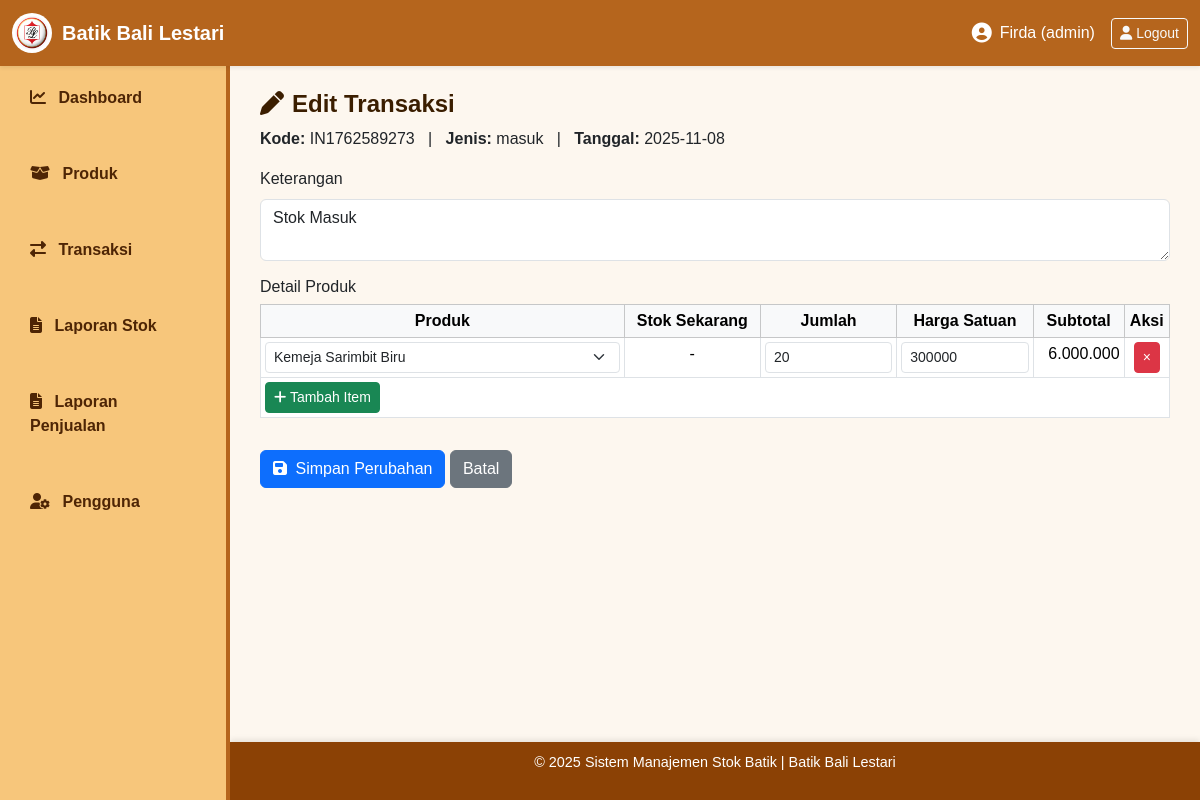
The app's page /views/transaksi/edit_transaksi.php?id=11 (signed in) with its own data.
### tables this page shows
CREATE TABLE `transaksi` (
  `id_transaksi` int(11) NOT NULL,
  `kode_transaksi` varchar(50) NOT NULL,
  `tanggal_transaksi` date NOT NULL,
  `jenis_transaksi` enum('masuk','keluar') NOT NULL,
  `id_user` int(11) DEFAULT NULL,
  `keterangan` text DEFAULT NULL,
  `total_harga` decimal(12,2) DEFAULT 0.00
);

CREATE TABLE `detail_transaksi` (
  `id_detail` int(11) NOT NULL,
  `id_transaksi` int(11) DEFAULT NULL,
  `id_produk` int(11) DEFAULT NULL,
  `jumlah` int(11) NOT NULL,
  `harga_satuan` decimal(12,2) NOT NULL,
  `subtotal` decimal(12,2) GENERATED ALWAYS AS (`jumlah` * `harga_satuan`) STORED
);

CREATE TABLE `produk` (
  `id_produk` int(11) NOT NULL,
  `id_kategori` int(11) DEFAULT NULL,
  `kode_produk` varchar(50) NOT NULL,
  `nama_produk` varchar(100) NOT NULL,
  `jenis_batik` varchar(100) DEFAULT NULL,
  `harga` decimal(12,2) NOT NULL,
  `stok` int(11) DEFAULT 0,
  `lokasi_simpan` varchar(100) DEFAULT NULL,
  `foto_produk` varchar(255) DEFAULT NULL,
  `tanggal_ditambahkan` datetime DEFAULT current_timestamp()
);

### views/transaksi/edit_transaksi.php (the view, shortened to what this page needs)
<?php
include '../../config/koneksi.php';
include '../includes/header.php';
$id = isset($_GET['id']) ? (int)$_GET['id'] : 0;
$q = mysqli_query($conn, "SELECT t.*, u.nama_lengkap
                          FROM transaksi t
                          LEFT JOIN users u ON t.id_user = u.id_user
                          WHERE t.id_transaksi = '$id' LIMIT 1");
$trans = mysqli_fetch_assoc($q);
$detail = mysqli_query($conn, "
    SELECT dt.*, p.nama_produk
    FROM detail_transaksi dt
    LEFT JOIN produk p ON dt.id_produk = p.id_produk
    WHERE dt.id_transaksi = '$id'
    ORDER BY dt.id_detail ASC
");
$produk_all = mysqli_query($conn, "SELECT id_produk, nama_produk, stok FROM produk ORDER BY nama_produk ASC");
?>
<div class="mb-3">
  <h4><i class="fa-solid fa-pen me-2"></i>Edit Transaksi</h4>
  <p><strong>Kode:</strong> <?= htmlspecialchars($trans['kode_transaksi']); ?>
     &nbsp; | &nbsp; <strong>Jenis:</strong> <?= htmlspecialchars($trans['jenis_transaksi']); ?>
     &nbsp; | &nbsp; <strong>Tanggal:</strong> <?= htmlspecialchars($trans['tanggal_transaksi']); ?></p>
</div>
<form method="POST" id="form-transaksi">
  <div class="mb-3">
    <label class="form-label">Keterangan</label>
    <textarea name="keterangan" class="form-control" rows="2"><?= htmlspecialchars($trans['keterangan']); ?></textarea>
  </div>
  <h6>Detail Produk</h6>
  <div class="table-responsive">
    <table class="table table-sm table-bordered" id="tbl-detail">
      <thead class="table-light text-center">
        <tr>
          <th style="width:40%;">Produk</th>
          <th style="width:15%;">Stok Sekarang</th>
          <th style="width:15%;">Jumlah</th>
          <th style="width:15%;">Harga Satuan</th>
          <th style="width:10%;">Subtotal</th>
          <th style="width:5%;">Aksi</th>
        </tr>
      </thead>
      <tbody>
        <?php while ($row = mysqli_fetch_assoc($detail)): ?>
          <tr>
            <td>
              <select name="id_produk[]" class="form-select form-select-sm sel-produk" required>
                <?php
                mysqli_data_seek($produk_all, 0);
                while ($p = mysqli_fetch_assoc($produk_all)): ?>
                  <option value="<?= $p['id_produk']; ?>" <?= $p['id_produk'] == $row['id_produk'] ? 'selected' : '' ?>>
                    <?= htmlspecialchars($p['nama_produk']); ?>
                  </option>
                <?php endwhile; ?>
              </select>
            </td>
            <td class="text-center stok-now"><?= (int)$row['stok'] ?? '-' ?></td>
            <td><input type="number" name="jumlah[]" class="form-control form-control-sm jumlah" min="1" value="<?= (int)$row['jumlah']; ?>" required></td>
            <td><input type="number" name="harga_satuan[]" class="form-control form-control-sm harga" min="0" step="0.01" value="<?= (float)$row['harga_satuan']; ?>" required></td>
            <td class="text-end subtotal"><?= number_format($row['jumlah'] * $row['harga_satuan'], 0, ',', '.'); ?></td>
            <td class="text-center">
              <button type="button" class="btn btn-sm btn-danger btn-remove">×</button>
            </td>
          </tr>
        <?php endwhile; ?>
      </tbody>
      <tfoot>
        <tr>
          <td colspan="6">
            <button type="button" id="add-row" class="btn btn-sm btn-success"><i class="fa-solid fa-plus"></i> Tambah Item</button>
          </td>
        </tr>
      </tfoot>
    </table>
  </div>
  <div class="mt-3">
    <button type="submit" name="update" class="btn btn-primary"><i class="fa-solid fa-save me-1"></i> Simpan Perubahan</button>
    <a href="data_transaksi.php" class="btn btn-secondary">Batal</a>
  </div>
</form>
<?php include '../includes/footer.php'; ?>

### assets/css/style.css (style rules this page uses)
body { font-family: "Poppins", sans-serif; background-color: #fdf7ef; margin: 0; padding: 0; overflow-x: hidden; }
h1, h2, h3, h4, h5 { color: #3b1e00; font-weight: 600; }
a { text-decoration: none; }

### records on screen
transaksi: kode_transaksi "IN1762589273", jenis_transaksi "masuk", tanggal_transaksi "2025-11-08", keterangan "Stok Masuk"
detail_transaksi: id_produk.nama_produk "Kemeja Sarimbit Biru", jumlah "20", harga_satuan "300000", $row['jumlah'] * $row['harga_satuan'] "6.000.000"

### other values on screen
$_SESSION['nama_lengkap'] "Firda"
$_SESSION['role'] "admin"
